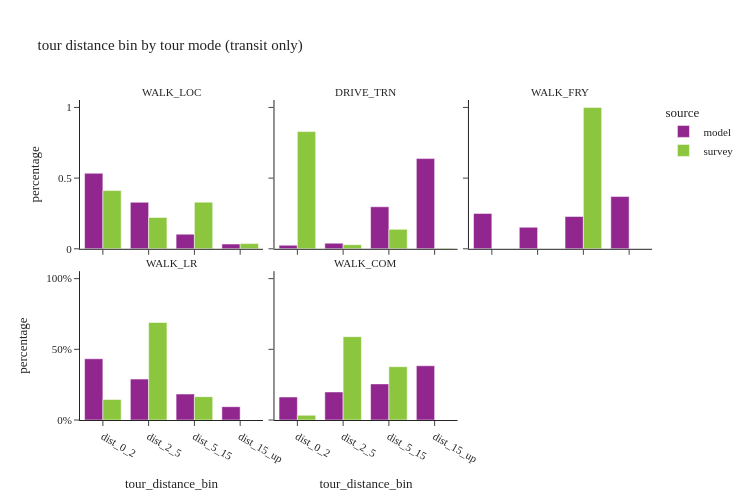

Notebook cell for this chart:
### Code cell
util.plot_share_facetbar(non_m_tour_data, 'tour_weight', share_col="tour_distance_bin", title="tour distance bin by tour mode (transit only)", 
                            facet_col="tour_mode_transit_only", facet_col_wrap=3, height=500, orientation='v')

### Figure 1 — Plotly figure (JSON) as saved in the notebook; plotly's stock layout.template omitted (floating-point values rounded to 4 significant figures)
{"data": [{"alignmentgroup": "True", "customdata": [[16008], [9853], [3096], [1005]], "hovertemplate": "source=model<br>tour_mode_transit_only=WALK_LOC<br>tour_distance_bin=%{x}<br>percentage=%{y}<br>sample_size=%{customdata[0]}<extra></extra>", "legendgroup": "model", "marker": {"color": "#91268F", "pattern": {"shape": ""}}, "name": "model", "offsetgroup": "model", "orientation": "v", "showlegend": true, "textposition": "auto", "type": "bar", "x": ["dist_0_2", "dist_2_5", "dist_5_15", "dist_15_up"], "xaxis": "x4", "y": [0.5343, 0.3288, 0.1033, 0.03354], "yaxis": "y4"}, {"alignmentgroup": "True", "customdata": [[54], [85], [640], [1374]], "hovertemplate": "source=model<br>tour_mode_transit_only=DRIVE_TRN<br>tour_distance_bin=%{x}<br>percentage=%{y}<br>sample_size=%{customdata[0]}<extra></extra>", "legendgroup": "model", "marker": {"color": "#91268F", "pattern": {"shape": ""}}, "name": "model", "offsetgroup": "model", "orientation": "v", "showlegend": false, "textposition": "auto", "type": "bar", "x": ["dist_0_2", "dist_2_5", "dist_5_15", "dist_15_up"], "xaxis": "x5", "y": [0.02508, 0.03948, 0.2973, 0.6382], "yaxis": "y5"}, {"alignmentgroup": "True", "customdata": [[23], [14], [21], [34]], "hovertemplate": "source=model<br>tour_mode_transit_only=WALK_FRY<br>tour_distance_bin=%{x}<br>percentage=%{y}<br>sample_size=%{customdata[0]}<extra></extra>", "legendgroup": "model", "marker": {"color": "#91268F", "pattern": {"shape": ""}}, "name": "model", "offsetgroup": "model", "orientation": "v", "showlegend": false, "textposition": "auto", "type": "bar", "x": ["dist_0_2", "dist_2_5", "dist_5_15", "dist_15_up"], "xaxis": "x6", "y": [0.25, 0.1522, 0.2283, 0.3696], "yaxis": "y6"}, {"alignmentgroup": "True", "customdata": [[9327], [6229], [3953], [2026]], "hovertemplate": "source=model<br>tour_mode_transit_only=WALK_LR<br>tour_distance_bin=%{x}<br>percentage=%{y}<br>sample_size=%{customdata[0]}<extra></extra>", "legendgroup": "model", "marker": {"color": "#91268F", "pattern": {"shape": ""}}, "name": "model", "offsetgroup": "model", "orientation": "v", "showlegend": false, "textposition": "auto", "type": "bar", "x": ["dist_0_2", "dist_2_5", "dist_5_15", "dist_15_up"], "xaxis": "x", "y": [0.4331, 0.2893, 0.1836, 0.09408], "yaxis": "y"}, {"alignmentgroup": "True", "customdata": [[151], [184], [237], [356]], "hovertemplate": "source=model<br>tour_mode_transit_only=WALK_COM<br>tour_distance_bin=%{x}<br>percentage=%{y}<br>sample_size=%{customdata[0]}<extra></extra>", "legendgroup": "model", "marker": {"color": "#91268F", "pattern": {"shape": ""}}, "name": "model", "offsetgroup": "model", "orientation": "v", "showlegend": false, "textposition": "auto", "type": "bar", "x": ["dist_0_2", "dist_2_5", "dist_5_15", "dist_15_up"], "xaxis": "x2", "y": [0.1627, 0.1983, 0.2554, 0.3836], "yaxis": "y2"}, {"alignmentgroup": "True", "customdata": [[146], [76], [77], [33]], "hovertemplate": "source=survey<br>tour_mode_transit_only=WALK_LOC<br>tour_distance_bin=%{x}<br>percentage=%{y}<br>sample_size=%{customdata[0]}<extra></extra>", "legendgroup": "survey", "marker": {"color": "#8CC63E", "pattern": {"shape": ""}}, "name": "survey", "offsetgroup": "survey", "orientation": "v", "showlegend": true, "textposition": "auto", "type": "bar", "x": ["dist_0_2", "dist_2_5", "dist_5_15", "dist_15_up"], "xaxis": "x4", "y": [0.4116, 0.2218, 0.3299, 0.03673], "yaxis": "y4"}, {"alignmentgroup": "True", "customdata": [[8], [3], [3], [2]], "hovertemplate": "source=survey<br>tour_mode_transit_only=DRIVE_TRN<br>tour_distance_bin=%{x}<br>percentage=%{y}<br>sample_size=%{customdata[0]}<extra></extra>", "legendgroup": "survey", "marker": {"color": "#8CC63E", "pattern": {"shape": ""}}, "name": "survey", "offsetgroup": "survey", "orientation": "v", "showlegend": false, "textposition": "auto", "type": "bar", "x": ["dist_0_2", "dist_2_5", "dist_5_15", "dist_15_up"], "xaxis": "x5", "y": [0.8293, 0.02923, 0.1374, 0.004098], "yaxis": "y5"}, {"alignmentgroup": "True", "customdata": [[2]], "hovertemplate": "source=survey<br>tour_mode_transit_only=WALK_FRY<br>tour_distance_bin=%{x}<br>percentage=%{y}<br>sample_size=%{customdata[0]}<extra></extra>", "legendgroup": "survey", "marker": {"color": "#8CC63E", "pattern": {"shape": ""}}, "name": "survey", "offsetgroup": "survey", "orientation": "v", "showlegend": false, "textposition": "auto", "type": "bar", "x": ["dist_5_15"], "xaxis": "x6", "y": [1.0], "yaxis": "y6"}, {"alignmentgroup": "True", "customdata": [[15], [5], [10]], "hovertemplate": "source=survey<br>tour_mode_transit_only=WALK_LR<br>tour_distance_bin=%{x}<br>percentage=%{y}<br>sample_size=%{customdata[0]}<extra></extra>", "legendgroup": "survey", "marker": {"color": "#8CC63E", "pattern": {"shape": ""}}, "name": "survey", "offsetgroup": "survey", "orientation": "v", "showlegend": false, "textposition": "auto", "type": "bar", "x": ["dist_0_2", "dist_2_5", "dist_5_15"], "xaxis": "x", "y": [0.145, 0.6897, 0.1653], "yaxis": "y"}, {"alignmentgroup": "True", "customdata": [[2], [1], [2]], "hovertemplate": "source=survey<br>tour_mode_transit_only=WALK_COM<br>tour_distance_bin=%{x}<br>percentage=%{y}<br>sample_size=%{customdata[0]}<extra></extra>", "legendgroup": "survey", "marker": {"color": "#8CC63E", "pattern": {"shape": ""}}, "name": "survey", "offsetgroup": "survey", "orientation": "v", "showlegend": false, "textposition": "auto", "type": "bar", "x": ["dist_0_2", "dist_2_5", "dist_5_15"], "xaxis": "x2", "y": [0.03326, 0.5897, 0.3771], "yaxis": "y2"}], "layout": {"annotations": [{"font": {}, "showarrow": false, "text": "WALK_LR", "x": 0.16, "xanchor": "center", "xref": "paper", "y": 0.465, "yanchor": "bottom", "yref": "paper"}, {"font": {}, "showarrow": false, "text": "WALK_COM", "x": 0.5, "xanchor": "center", "xref": "paper", "y": 0.465, "yanchor": "bottom", "yref": "paper"}, {"font": {}, "showarrow": false, "text": "WALK_LOC", "x": 0.16, "xanchor": "center", "xref": "paper", "y": 1.0, "yanchor": "bottom", "yref": "paper"}, {"font": {}, "showarrow": false, "text": "DRIVE_TRN", "x": 0.5, "xanchor": "center", "xref": "paper", "y": 1.0, "yanchor": "bottom", "yref": "paper"}, {"font": {}, "showarrow": false, "text": "WALK_FRY", "x": 0.84, "xanchor": "center", "xref": "paper", "y": 1.0, "yanchor": "bottom", "yref": "paper"}], "barmode": "group", "height": 500, "legend": {"title": {"text": "source"}, "tracegroupgap": 0}, "title": {"text": "tour distance bin by tour mode (transit only)"}, "width": 750, "xaxis": {"anchor": "y", "domain": [0.0, 0.32], "title": {"text": "tour_distance_bin"}}, "xaxis2": {"anchor": "y2", "domain": [0.34, 0.66], "matches": "x", "title": {"text": "tour_distance_bin"}}, "xaxis3": {"anchor": "y3", "domain": [0.68, 1.0], "matches": "x", "title": {"text": "tour_distance_bin"}}, "xaxis4": {"anchor": "y4", "domain": [0.0, 0.32], "matches": "x", "showticklabels": false}, "xaxis5": {"anchor": "y5", "domain": [0.34, 0.66], "matches": "x", "showticklabels": false}, "xaxis6": {"anchor": "y6", "domain": [0.68, 1.0], "matches": "x", "showticklabels": false}, "yaxis": {"anchor": "x", "domain": [0.0, 0.465], "tickformat": ".0%", "title": {"text": "percentage"}}, "yaxis2": {"anchor": "x2", "domain": [0.0, 0.465], "matches": "y", "showticklabels": false, "tickformat": ".0%"}, "yaxis3": {"anchor": "x3", "domain": [0.0, 0.465], "matches": "y", "showticklabels": false}, "yaxis4": {"anchor": "x4", "domain": [0.535, 1.0], "matches": "y", "title": {"text": "percentage"}}, "yaxis5": {"anchor": "x5", "domain": [0.535, 1.0], "matches": "y", "showticklabels": false}, "yaxis6": {"anchor": "x6", "domain": [0.535, 1.0], "matches": "y", "showticklabels": false}}}
